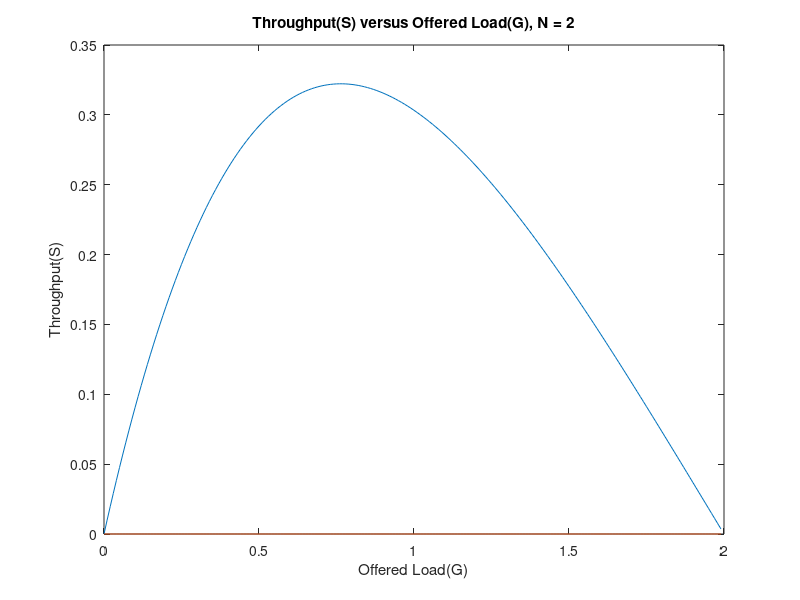

Write MATLAB code to recreate this figure.
%%=================================================================================================================================================
%%                                      OUTPUT FOR BUFFERED ALOHA WITH 2 ACTIVE NODES (N = 2)
%%=================================================================================================================================================

%%=============Initialisation of variables=========================================================================================================
S_buff_aloha = [];                                    %%  Array to store throughput values (Displayed on the y-axis)
N = 2;                                          %%  To be parameterised for N = 2, 5, 10 and INF
i = 0;
x_vals = [];                                    %%  Values on the x-axis
%%==================================================================================================================================================

%%=============Assuming there are no buffer overflows=======================================================================================

while i <= N                                        %%  dutyCycle needs to be non-negative 
	  G = i;                                    %%  To be parameterised
	  T = G;                                    %%  Both are equal in the case of Buffered ALOHA (T = Transmitted Load & G = Offered Load)
	
%%================(G = T iff there are no buffer overflows and G < Channel Capacity (N))============================================================
	
	  dutyCycle = G/N;
	  P_nb = 1 - dutyCycle;                     %% Probability of not buffered
	  coll1 = P_nb ^ (N - 1);                   %% Collision-1 probability
	  coll2 = exp(-1 * (N - 1) * dutyCycle);    %% Same as the unbuffered case
	
%% fprintf('Iteration = %d \tcollision-1 = %d \tcollision-2 = %d\n', i, coll1, coll2);
%%==================================================================================================================================================

%%===============Throughput calculation and storing in array [S = Ge^(-G)]==========================================================================
	
	  S = G * coll2 * coll1;                    %% Throughput calculation
	  S_buff_aloha = [S_buff_aloha, S];                     %% Appending the values to form a list
      x_vals = [x_vals, i];                     %% Appending the x-values 
      i = i + 0.01;                             %% Incrementing the step-size by a small amount
end

N = 2;                      %% Number of nodes - needs to be parameterised in the future versions; Concretely ==> N = 2, 5, 10 and INF
T = 0.5;                    %% Initial value
dutyCycle = T/N;            %% Setting some value initially
d = 2;                      %% Packet duration
omega = 10;                 %% Packet generation rate 

S_unbuff_T = [];         %% Array to store the throuput info ====> useful info for later processing

%%================ ARRAYS USED FOR PLOTTING G VERSUS T ============================================================================================================

%%=========================================================================================================================================================================
%%                              FOR 2 ACTIVE NODES
%%=========================================================================================================================================================================
T_history_2 = [];
G_history_2 = [];

i = 0;
while i<= N                                            %% G is the Offered Load
    G = i;
    T = G/(1 + G/N);                                    %% G = T / (1 - dutyCycle)
    G_history_2 = [G_history_2, G];                     %% Transmitted Load ======> Useful for plotting the graph between G and T
    T_history_2 = [T_history_2, T];
    collision1 = 1 - power((1 - dutyCycle), N - 1);     %% probability of type-1 collision
    
    P_t = exp(-omega * d);
    collision2 = 1 - power(P_t, N - 1);                 %% Throughoput for unbuffered ALOHA ===> S_unbuff
    
    S_unbuff_tmp = T*(1 - collision1)*(1 - collision2); %% Calculate this value for different values of the parameters and store it in an array
    S_unbuff_T = [S_unbuff_T, S_unbuff_tmp];      %% Appending the newest value, for plotting purposes
    i = i + 0.01;
end

%%=======================Plotting the graphs=========================================================================================================
plot(x_vals, S_buff_aloha, x_vals, S_unbuff_T);                           %% plot(x, y) - syntax
title('Throughput(S) versus Offered Load(G), N = 2');
xlabel('Offered Load(G)');                      %% G = Average number of frames generated by the system during one frame transmission time (Unitless)
ylabel('Throughput(S)');                        %% S = Throughput (Unitless)
i = i + 0.01;
%%===================================================================================================================================================







